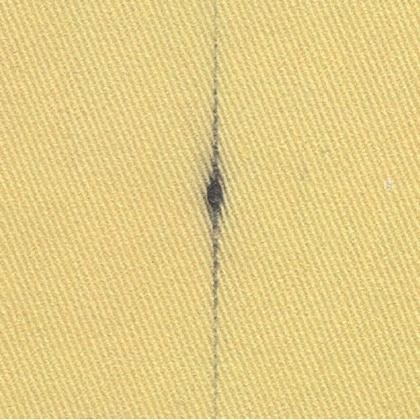
%> input picture code/matlab code/Im (18).jpg, 420 x 420 px, shrunk from 512 x 512 before the run
$ octave symmetric.m   (GNU Octave 9; MATLAB toolbox functions it lacks are replaced by stand-ins)
%> lines starting %> are read from the running program, lines starting %| are printed output that depends on the picture; in (x1, y1, x2, y2) boxes, pixels count from 0 and x2, y2 are one past the last pixel; in counts of white or black regions, pixels touching at a corner belong together; the program's own positions count from 1
clc
clear all
close all
format long
I=imread('Im (18).jpg');
%> I is the input picture: size 420x420x3 uint8; mean R, G, B 227.9, 205.4, 135.4
I=rgb2gray(I);
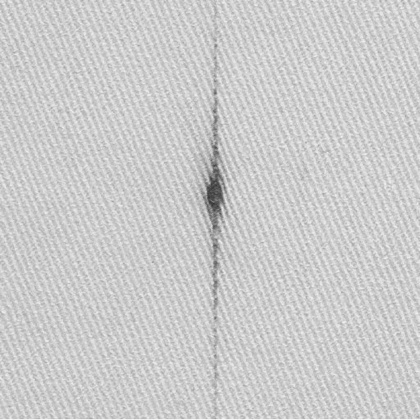
%> I: size 420x420 uint8; min 50, max 250, mean 204.1


imshow(I)
figure
H=imhist(I);
%> H = 256 values, max 4741 at index 203, min 0 at index 1, mean 689.1
P=zeros(1,256);
for i=1:256
    P(1,i)=H(i,1)/sum(H);
end
%> after the loop, P = 256 values, max 0.0269 at index 203, min 0 at index 1, mean 0.00391

MuT=0;
for i=1:256
    MuT=MuT+(i*P(i));
end
%> this loop made 256 passes
%> MuT on passes 1 to 3: 0, 0, 0
%> after the loop, MuT = 205.1

B=zeros(256,6);
B(:,1)=1:256;
for i=1:256
    B(i,2)=sum(P(1:i));
    B(i,3)=sum(P(i+1:256));
end
%> after the loop, B = 256 rows, first 8: [1 0 1 0 0 0; 2 0 1 0 0 0; 3 0 1 0 0 0; 4 0 1 0 0 0; 5 0 1 0 0 0; 6 0 1 0 0 0; 7 0 1 0 0 0; 8 0 1 0 0 0]
for j=1:256
    for i=1:j
        B(j,4)=B(j,4)+((i*P(i)));
    end
end
B(:,4)=B(:,4)./B(:,2);

for j=1:256
    for i=j+1:256
        B(j,5)=B(j,5)+((i*P(i)));
    end
end
%> after the loop, B = 256 rows, first 8: [1 0 1 NaN 205.1 0; 2 0 1 NaN 205.1 0; 3 0 1 NaN 205.1 0; 4 0 1 NaN 205.1 0; 5 0 1 NaN 205.1 0; 6 0 1 NaN 205.1 0; 7 0 1 NaN 205.1 0; 8 0 1 NaN 205.1 0]
B(:,5)=B(:,5)./B(:,3);

for i=1:256
    B(i,6)=(B(i,2).*((B(i,4))-MuT).^2)+(B(i,3).*((B(i,5))-MuT).^2);
end
%> after the loop, B = 256 rows, first 8: [1 0 1 NaN 205.1 NaN; 2 0 1 NaN 205.1 NaN; 3 0 1 NaN 205.1 NaN; 4 0 1 NaN 205.1 NaN; 5 0 1 NaN 205.1 NaN; 6 0 1 NaN 205.1 NaN; 7 0 1 NaN 205.1 NaN; 8 0 1 NaN 205.1 NaN]

R = sortrows(B,6);
%> R = 256 rows, first 8: [250 1 3.97e-05 205.1 251 0.0834; 51 5.67e-06 1 51 205.1 0.135; 52 5.67e-06 1 51 205.1 0.135; 53 5.67e-06 1 51 205.1 0.135; 54 5.67e-06 1 51 205.1 0.135; 55 5.67e-06 1 51 205.1 0.135; 249 1 7.37e-05 205.1 250.5 0.152; 248 1 0.000147 205.1 249.8 0.294]
N=isnan(R);
%> N = 256 rows, first 8: [false false false false false false; false false false false false false; false false false false false false; false false false false false false; false false false false false false; false false false false false false; false false false false false false; false false false false false false]
for i=256:-1:1
    y=N(i,6);
    if y==0
        T=R(i,1)
        break
    end
end
%> this loop made 57 passes
%> (y, T) on pass 57: (false, 204)


a=size(I);
%> a = [420 420]
for i=1:1:a(1)
    for j=1:1:a(2)
        if I(i,j)>T
            I2(i,j)=255;
        else
            I2(i,j)=0;
        end
    end
end
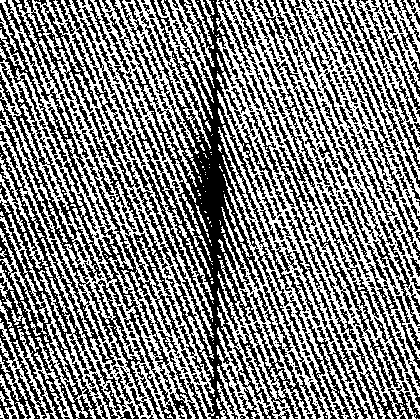
%> I2: size 420x420 double; 50.3% white; 454 black regions (196 under 20 px), largest, box (x1, y1, x2, y2) and area: (130, 0, 311, 419) 20295, (0, 63, 154, 419) 13967, (0, 0, 111, 229) 4974
Me=zeros(size(I2));
[x,y]=size(I2);
%> x = 420; y = 420
for i=2:1:x-1
    for j=2:1:y-1
        %Me(i,j)=(I2(i-1,j-1)+I2(i,j-1)+I2(i+1,j-1)+I2(i-1,j)+I2(i,j)+I2(i+1,j)+I2(i-1,j+1)+I2(i,j+1)+I2(i+1,j+1))/9;
        if ((I2(i-1,j-1)+I2(i,j-1)+I2(i+1,j-1)+I2(i-1,j)+I2(i,j)+I2(i+1,j)+I2(i-1,j+1)+I2(i,j+1)+I2(i+1,j+1)))>=5
            Me(i,j)=255;
        end
    end
end
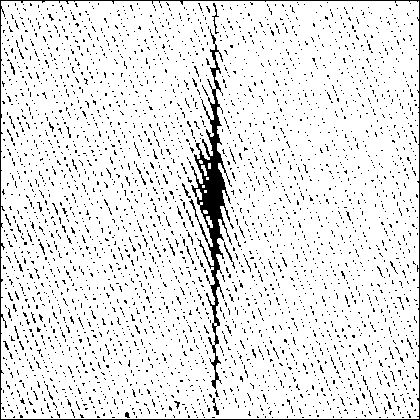
%> Me: size 420x420 double; 91% white; black in thin lines or dots

imshow(Me)
figure

$ run again, with code/matlab code/Im (10).jpg copied over code/matlab code/Im (18).jpg
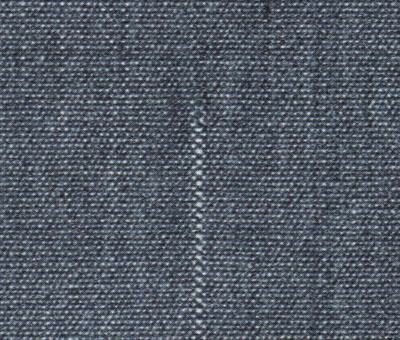
%> input picture code/matlab code/Im (10).jpg, 400 x 340 px
%> I is the input picture: size 340x400x3 uint8; mean R, G, B 82.4, 89.9, 101.1
%> I: size 340x400 uint8
%> H = 256 values, max 2204 at index 77, min 0 at index 1, mean 531.2
%> after the loop `for i=1:256`: P = 256 values, max 0.0162 at index 77, min 0 at index 1, mean 0.00391
%> the loop `for i=1:256` made 256 passes
%> MuT on passes 1 to 3: 0, 0, 0
%> after the loop `for i=1:256`: MuT = 89.96
%> after the loop `for i=1:256`: B = 256 rows, first 8: [1 0 1 0 0 0; 2 0 1 0 0 0; 3 0 1 0 0 0; 4 0 1 0 0 0; 5 0 1 0 0 0; 6 0 1 0 0 0; 7 0 1 0 0 0; 8 0 1 0 0 0]
%> after the loop `for j=1:256`: B = 256 rows, first 8: [1 0 1 NaN 89.96 0; 2 0 1 NaN 89.96 0; 3 0 1 NaN 89.96 0; 4 0 1 NaN 89.96 0; 5 0 1 NaN 89.96 0; 6 0 1 NaN 89.96 0; 7 0 1 NaN 89.96 0; 8 0 1 NaN 89.96 0]
%> after the loop `for i=1:256`: B = 256 rows, first 8: [1 0 1 NaN 89.96 NaN; 2 0 1 NaN 89.96 NaN; 3 0 1 NaN 89.96 NaN; 4 0 1 NaN 89.96 NaN; 5 0 1 NaN 89.96 NaN; 6 0 1 NaN 89.96 NaN; 7 0 1 NaN 89.96 NaN; 8 0 1 NaN 89.96 NaN]
%> R = 256 rows, first 8: [26 2.21e-05 1 26 89.96 0.0902; 225 1 7.35e-06 89.96 230 0.144; 226 1 7.35e-06 89.96 230 0.144; 227 1 7.35e-06 89.96 230 0.144; 228 1 7.35e-06 89.96 230 0.144; 229 1 7.35e-06 89.96 230 0.144; 27 6.62e-05 1 26.67 89.97 0.265; 223 1 1.47e-05 89.96 227.5 0.278]
%> N = 256 rows, first 8: [false false false false false false; false false false false false false; false false false false false false; false false false false false false; false false false false false false; false false false false false false; false false false false false false; false false false false false false]
%> the loop `for i=256:-1:1` made 53 passes
%> (y, T) on pass 53: (false, 101)
%> after the loop `for i=1:1:a(1)`:
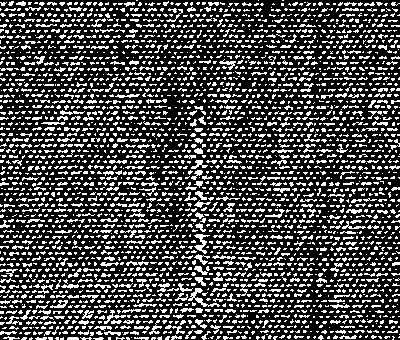
%> I2: size 340x400 double; 28.2% white in thin lines or dots
%> after the loop `for i=2:1:x-1`:
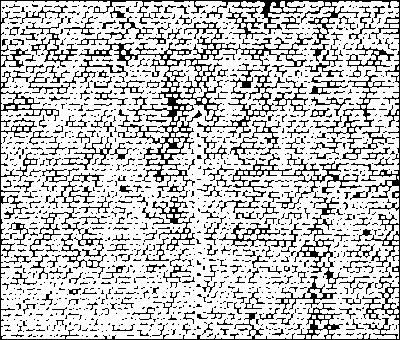
%> Me: size 340x400 double; 76.3% white; black in thin lines or dots

$ run again, with code/matlab code/Im (11).jpg copied over code/matlab code/Im (18).jpg
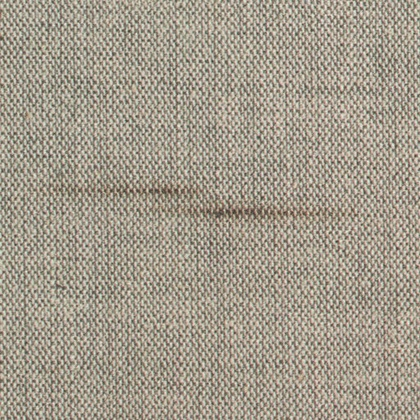
%> input picture code/matlab code/Im (11).jpg, 420 x 420 px, shrunk from 512 x 512 before the run
%> I is the input picture: size 420x420x3 uint8; mean R, G, B 163.1, 155.1, 140.4
%> I: size 420x420 uint8
%> H = 256 values, max 1845 at index 152, min 0 at index 1, mean 689.1
%> after the loop `for i=1:256`: P = 256 values, max 0.0105 at index 152, min 0 at index 1, mean 0.00391
%> the loop `for i=1:256` made 256 passes
%> MuT on passes 1 to 3: 0, 0, 0
%> after the loop `for i=1:256`: MuT = 156.8
%> after the loop `for i=1:256`: B = 256 rows, first 8: [1 0 1 0 0 0; 2 0 1 0 0 0; 3 0 1 0 0 0; 4 0 1 0 0 0; 5 0 1 0 0 0; 6 0 1 0 0 0; 7 0 1 0 0 0; 8 0 1 0 0 0]
%> after the loop `for j=1:256`: B = 256 rows, first 8: [1 0 1 NaN 156.8 0; 2 0 1 NaN 156.8 0; 3 0 1 NaN 156.8 0; 4 0 1 NaN 156.8 0; 5 0 1 NaN 156.8 0; 6 0 1 NaN 156.8 0; 7 0 1 NaN 156.8 0; 8 0 1 NaN 156.8 0]
%> after the loop `for i=1:256`: B = 256 rows, first 8: [1 0 1 NaN 156.8 NaN; 2 0 1 NaN 156.8 NaN; 3 0 1 NaN 156.8 NaN; 4 0 1 NaN 156.8 NaN; 5 0 1 NaN 156.8 NaN; 6 0 1 NaN 156.8 NaN; 7 0 1 NaN 156.8 NaN; 8 0 1 NaN 156.8 NaN]
%> R = 256 rows, first 8: [238 1 5.67e-06 156.8 239 0.0383; 55 5.67e-06 1 55 156.8 0.0588; 56 5.67e-06 1 55 156.8 0.0588; 237 1 1.13e-05 156.8 238.5 0.0756; 236 1 1.7e-05 156.8 238 0.112; 57 1.13e-05 1 56 156.8 0.115; 58 1.13e-05 1 56 156.8 0.115; 59 1.13e-05 1 56 156.8 0.115]
%> N = 256 rows, first 8: [false false false false false false; false false false false false false; false false false false false false; false false false false false false; false false false false false false; false false false false false false; false false false false false false; false false false false false false]
%> after the loop `for i=256:-1:1`: T = 156
%> after the loop `for i=1:1:a(1)`:
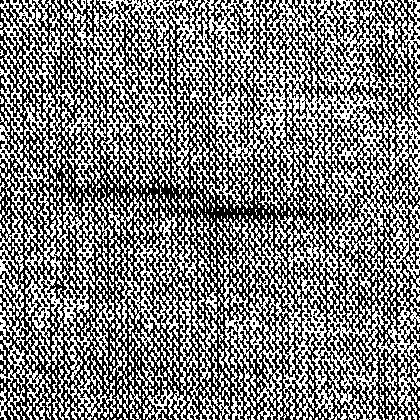
%> I2: size 420x420 double; 49.5% white in thin lines or dots
%> after the loop `for i=2:1:x-1`:
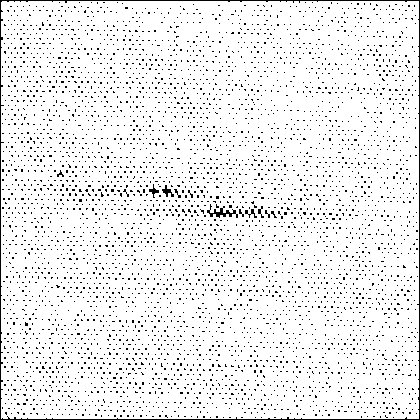
%> Me: size 420x420 double; 93.5% white; black in thin lines or dots

$ run again, with code/matlab code/Im (12).jpg copied over code/matlab code/Im (18).jpg
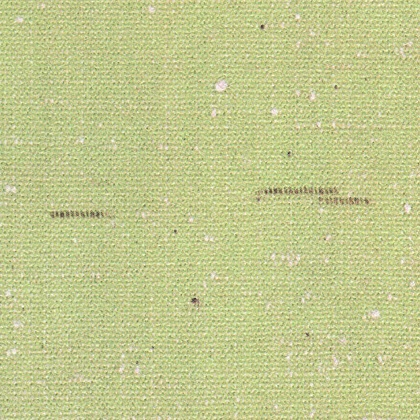
%> input picture code/matlab code/Im (12).jpg, 420 x 420 px, shrunk from 512 x 512 before the run
%> I is the input picture: size 420x420x3 uint8; mean R, G, B 195.1, 201.1, 142.6
%> I: size 420x420 uint8
%> H = 256 values, max 4419 at index 194, min 0 at index 1, mean 689.1
%> after the loop `for i=1:256`: P = 256 values, max 0.0251 at index 194, min 0 at index 1, mean 0.00391
%> the loop `for i=1:256` made 256 passes
%> MuT on passes 1 to 3: 0, 0, 0
%> after the loop `for i=1:256`: MuT = 193.6
%> after the loop `for i=1:256`: B = 256 rows, first 8: [1 0 1 0 0 0; 2 0 1 0 0 0; 3 0 1 0 0 0; 4 0 1 0 0 0; 5 0 1 0 0 0; 6 0 1 0 0 0; 7 0 1 0 0 0; 8 0 1 0 0 0]
%> after the loop `for j=1:256`: B = 256 rows, first 8: [1 0 1 NaN 193.6 0; 2 0 1 NaN 193.6 0; 3 0 1 NaN 193.6 0; 4 0 1 NaN 193.6 0; 5 0 1 NaN 193.6 0; 6 0 1 NaN 193.6 0; 7 0 1 NaN 193.6 0; 8 0 1 NaN 193.6 0]
%> after the loop `for i=1:256`: B = 256 rows, first 8: [1 0 1 NaN 193.6 NaN; 2 0 1 NaN 193.6 NaN; 3 0 1 NaN 193.6 NaN; 4 0 1 NaN 193.6 NaN; 5 0 1 NaN 193.6 NaN; 6 0 1 NaN 193.6 NaN; 7 0 1 NaN 193.6 NaN; 8 0 1 NaN 193.6 NaN]
%> R = 256 rows, first 8: [252 1 5.67e-06 193.6 253 0.02; 42 5.67e-06 1 42 193.6 0.13; 43 5.67e-06 1 42 193.6 0.13; 44 5.67e-06 1 42 193.6 0.13; 45 5.67e-06 1 42 193.6 0.13; 46 5.67e-06 1 42 193.6 0.13; 47 5.67e-06 1 42 193.6 0.13; 48 5.67e-06 1 42 193.6 0.13]
%> N = 256 rows, first 8: [false false false false false false; false false false false false false; false false false false false false; false false false false false false; false false false false false false; false false false false false false; false false false false false false; false false false false false false]
%> the loop `for i=256:-1:1` made 46 passes
%> (y, T) on pass 46: (false, 193)
%> after the loop `for i=1:1:a(1)`:
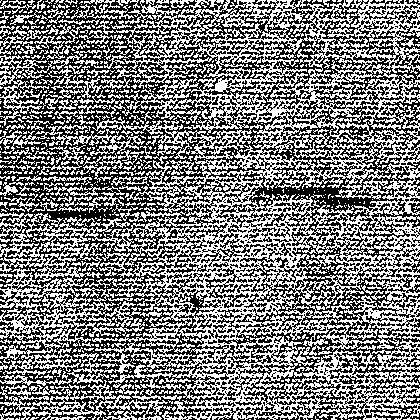
%> I2: size 420x420 double; 48.5% white in thin lines or dots
%> after the loop `for i=2:1:x-1`:
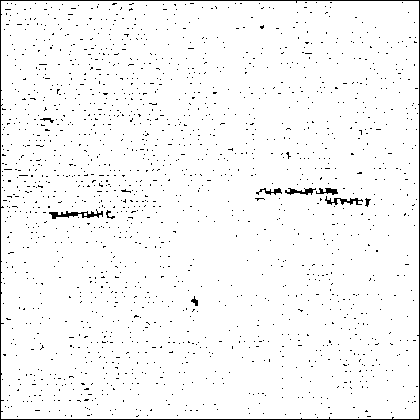
%> Me: size 420x420 double; 97% white; black in thin lines or dots
